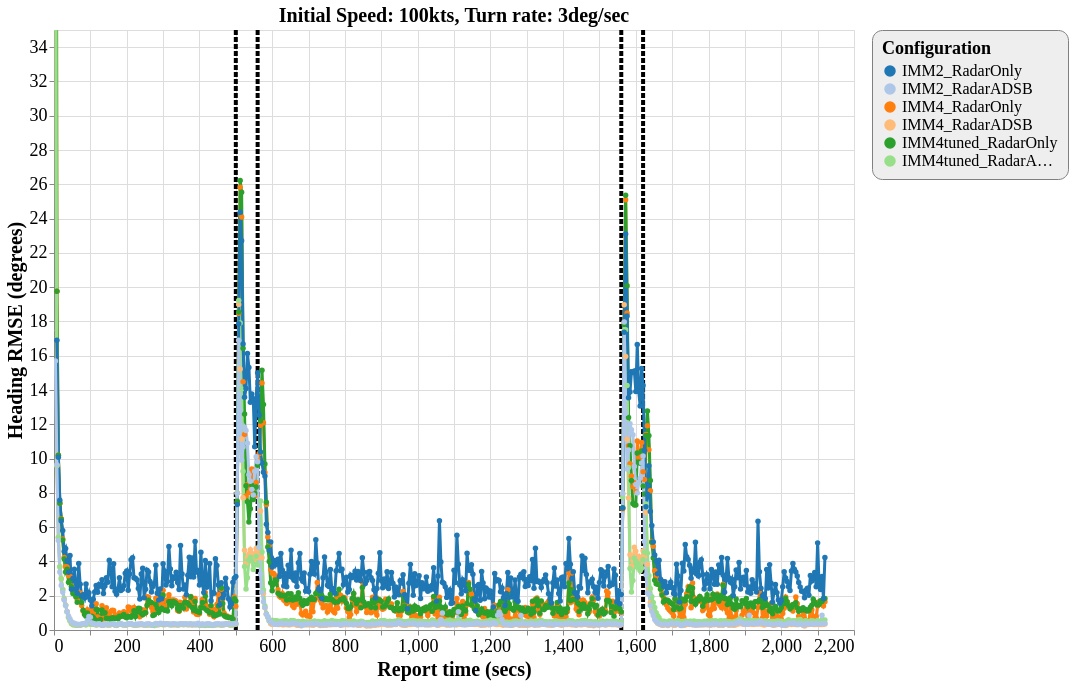

Describe this chart as a Vega-Lite specification.
### Vega-Lite specification from a JSON file in a GitHub repository (floating-point values rounded to 4 significant figures; data arrays with more than 128 entries replaced by an {"elided": "..."} marker saying what was removed)
{"config": {"view": {"continuousWidth": 800, "continuousHeight": 600}, "axisX": {"labelFontSize": 18, "titleFontSize": 20}, "axisY": {"labelFontSize": 18, "titleFontSize": 20}, "font": "Times New Roman", "legend": {"cornerRadius": 10, "fillColor": "#EEEEEE", "labelFontSize": 16, "padding": 10, "strokeColor": "gray", "titleFontSize": 18}, "title": {"fontSize": 20}}, "layer": [{"data": {"name": "data-9e4e6f89f75dd175fa9df33dd7c7092c"}, "mark": {"type": "rule", "strokeDash": [5, 2], "strokeWidth": 4}, "encoding": {"color": {"type": "nominal", "field": "color", "scale": null}, "x": {"type": "quantitative", "field": "tt"}}}, {"data": {"name": "data-9185c0df5ce6105015ba871fb17f1f69"}, "mark": {"type": "line", "point": true, "strokeWidth": 3}, "encoding": {"color": {"type": "ordinal", "field": "config", "scale": {"scheme": "category20"}, "sort": ["IMM2_RadarOnly", "IMM2_RadarADSB", "IMM4_RadarOnly", "IMM4_RadarADSB", "IMM4tuned_RadarOnly", "IMM4tuned_RadarADSB"], "title": "Configuration"}, "x": {"type": "quantitative", "field": "time", "title": "Report time (secs)"}, "y": {"type": "quantitative", "field": "rmse_hdg", "scale": {"domain": [0, 35], "zero": false}, "title": "Heading RMSE (degrees)"}}, "selection": {"selector151": {"type": "interval", "bind": "scales", "encodings": ["x", "y"]}}, "title": "Initial Speed: 100kts, Turn rate: 3deg/sec"}], "$schema": "https://vega.github.io/schema/vega-lite/v4.8.1.json", "datasets": {"data-9e4e6f89f75dd175fa9df33dd7c7092c": [{"tt": 500, "color": "black"}, {"tt": 560, "color": "black"}, {"tt": 1560, "color": "black"}, {"tt": 1620, "color": "black"}], "data-9185c0df5ce6105015ba871fb17f1f69": {"elided": "3179 records"}}}
